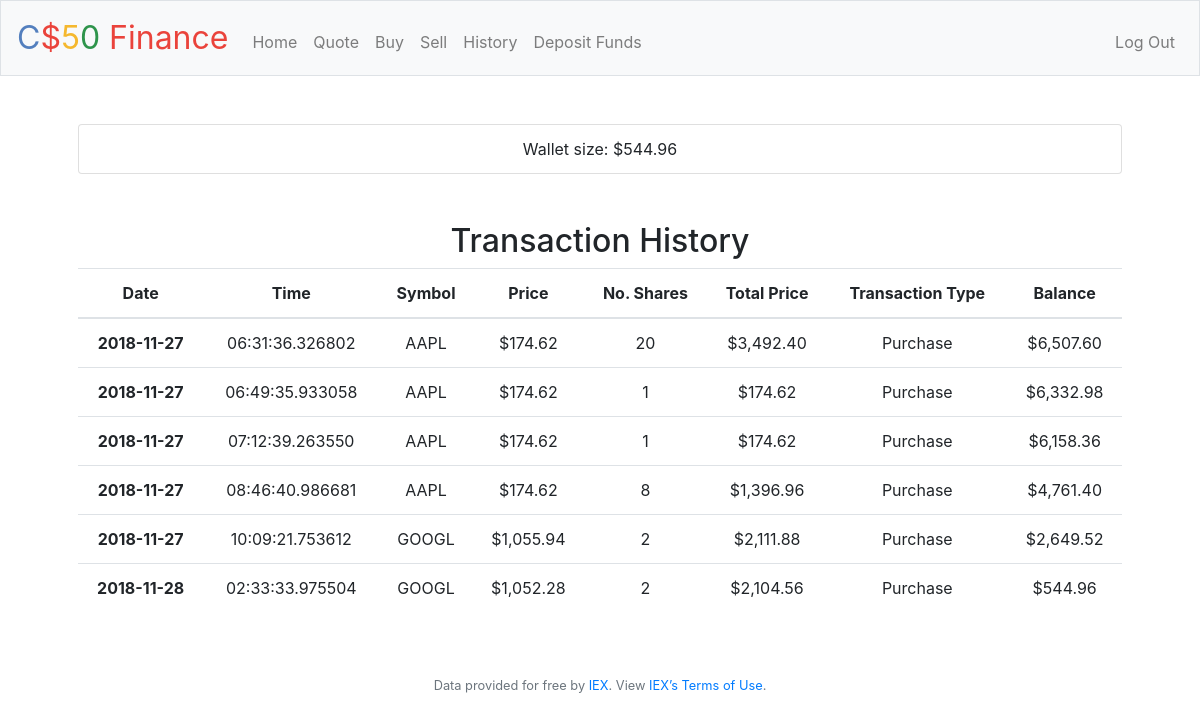
The app's page /history (signed in) with its own data.
### tables this page shows
CREATE TABLE 'users' ('id' INTEGER PRIMARY KEY AUTOINCREMENT NOT NULL, 'username' TEXT NOT NULL, 'hash' TEXT NOT NULL, 'cash' NUMERIC NOT NULL DEFAULT 10000.00 );

CREATE TABLE 'transactions' ( "transaction_id" INTEGER PRIMARY KEY, "id" INTEGER NOT NULL, "date" DATE NOT NULL, "time" TIME NOT NULL, "symbol" TEXT NOT NULL,'stock_price' numeric NOT NULL, "num_shares" INTEGER NOT NULL,'total_price' numeric NOT NULL, "transaction_type" INTEGER NOT NULL,'balance' numeric NOT NULL, FOREIGN KEY(id) REFERENCES users(id) );

### application.py (the view)
@app.route("/history")
@login_required
def history():
    id = session["user_id"][0]["id"]
    wallet = db.execute("SELECT cash FROM users WHERE id = :id", id=id)
    balance = wallet[0]["cash"]
    history = db.execute("""
        SELECT date, time, symbol, stock_price, num_shares, total_price, transaction_type, balance
        FROM transactions
        WHERE id=:id""", id=id)
    index = []
    for i, v in enumerate(history):
        index.append(i)
    return render_template("history.html", usd = usd, balance = balance, history = history, index = index )

### application.py (called while the page is built)
@app.after_request
def after_request(response):
    response.headers["Cache-Control"] = "no-cache, no-store, must-revalidate"
    response.headers["Expires"] = 0
    response.headers["Pragma"] = "no-cache"
    return response

### helpers.py (called while the page is built)
def login_required(f):
    @wraps(f)
    def decorated_function(*args, **kwargs):
        if session.get("user_id") is None:
            return redirect("/login")
        return f(*args, **kwargs)
    return decorated_function

def usd(value):
    return f"${value:,.2f}"

### templates/history.html (shortened to what this page needs)
{% extends "layout.html" %}
{% block main %}
    <ul class="list-group">
        <li class="list-group-item">Wallet size: {{ usd(balance) }}</li>
    </ul><br><br>
    <h2>Transaction History</h2>
    <table class="table">
        <thead>
            <tr>
                <th scope="col">Date</th>
                <th scope="col">Time</th>
                <th scope="col">Symbol</th>
                <th scope="col">Price</th>
                <th scope="col">No. Shares</th>
                <th scope="col">Total Price</th>
                <th scope="col">Transaction Type</th>
                <th scope="col">Balance</th>
            </tr>
        </thead>
        <tbody>
            {% for row in index %}
            <tr>
                <th scope="row">{{ history[row]["date"] }}</th>
                <td>{{ history[row]["time"] }}</td>
                <td>{{ history[row]["symbol"] }}</td>
                <td>{{ usd(history[row]["stock_price"]) }}</td>
                <td>{{ history[row]["num_shares"] }}</td>
                <td>{{ usd(history[row]["total_price"]) }}</td>
                <td>{{ history[row]["transaction_type"] }}</td>
                <td>{{ usd(history[row]["balance"]) }}</td>
            </tr>
            {% endfor %}
        </tbody>
    </table>
{% endblock %}

### records on screen
users: cash "$544.96"
transactions: date "2018-11-27", time "06:31:36.326802", symbol "AAPL", stock_price "$174.62", num_shares "20", total_price "$3,492.40", transaction_type "Purchase", balance "$6,507.60"
transactions: date "2018-11-27", time "06:49:35.933058", symbol "AAPL", stock_price "$174.62", num_shares "1", total_price "$174.62", transaction_type "Purchase", balance "$6,332.98"
transactions: date "2018-11-27", time "07:12:39.263550", symbol "AAPL", stock_price "$174.62", num_shares "1", total_price "$174.62", transaction_type "Purchase", balance "$6,158.36"
transactions: date "2018-11-27", time "08:46:40.986681", symbol "AAPL", stock_price "$174.62", num_shares "8", total_price "$1,396.96", transaction_type "Purchase", balance "$4,761.40"
transactions: date "2018-11-27", time "10:09:21.753612", symbol "GOOGL", stock_price "$1,055.94", num_shares "2", total_price "$2,111.88", transaction_type "Purchase", balance "$2,649.52"
transactions: date "2018-11-28", time "02:33:33.975504", symbol "GOOGL", stock_price "$1,052.28", num_shares "2", total_price "$2,104.56", transaction_type "Purchase", balance "$544.96"
